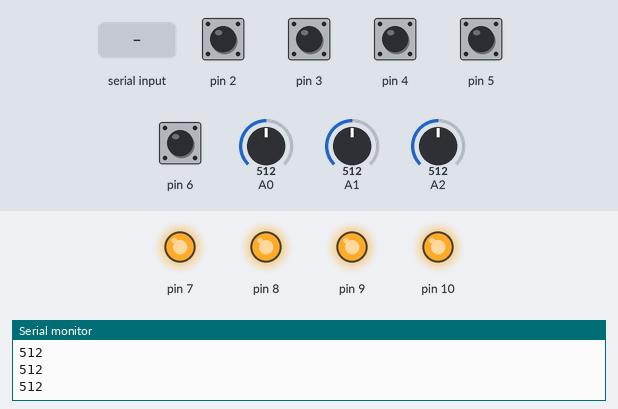
Bench run of a sketch on a simulated Arduino Uno, built with avr-gcc and run on an emulated ATmega328P. On the bench: output pins drawn as LEDs (lit = HIGH), the last lines printed to the serial monitor. The test bench sets the inputs (shaded band); at power-on: pin 2–6 HIGH, A0 = 512, A1 = 512, A2 = 512.

Above: at 1.2 s.
1.3 s: "1\n" received over Serial
4.3 s: "1,90\n" received over Serial
At 5.3 s:
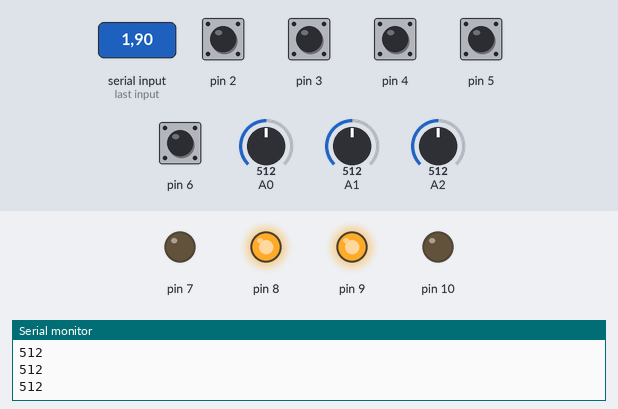
7.3 s: pin 2 pulled LOW for 1 s
At 7.8 s:
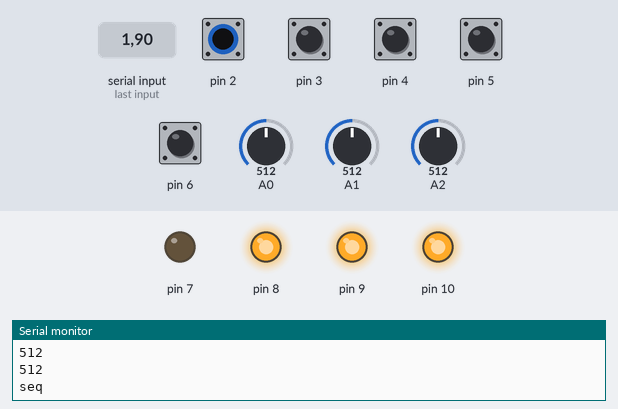
9.8 s: pin 3 pulled LOW for 0.15 s
11.4 s: pin 4 pulled LOW for 1 s
13.9 s: pin 5 pulled LOW for 0.15 s
Timing chart, 0 to 16.5 s (numbered marks = the images above; inputs shaded):
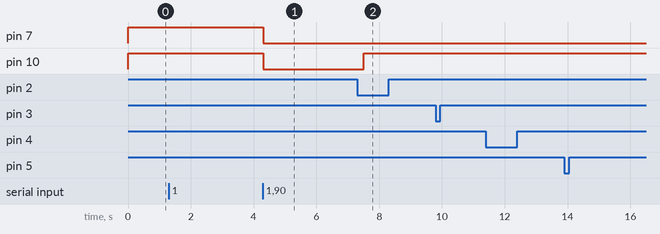

The sketch:

version_1.ino
```cpp
int rcs, sas, abort_seq, solar_panel, throttle;
bool abort_seq_on, bouton_2_on, bouton_3_on, bouton_4_on, bouton_5_on, bouton_6_on;


void setup() {
  pinMode(2, INPUT_PULLUP);
  pinMode(3, INPUT_PULLUP);
  pinMode(4, INPUT_PULLUP);
  pinMode(5, INPUT_PULLUP);
  pinMode(6, INPUT_PULLUP);
  pinMode(7, OUTPUT);
  pinMode(8, OUTPUT);
  pinMode(9, OUTPUT);
  pinMode(10, OUTPUT);
  digitalWrite(7,1);
  digitalWrite(8,1);
  digitalWrite(9,1);
  digitalWrite(10,1);
  Serial.begin(9600);
}

void loop() {
  // Lecture Pin //
  bouton_2_on = !(digitalRead(2));
  bouton_3_on = !(digitalRead(3));
  bouton_4_on = !(digitalRead(4));
  bouton_5_on = !(digitalRead(5));
  bouton_6_on = !(digitalRead(6));

  if (bouton_2_on) {
    Serial.println("seq");
    delay(100);
  }
  else if (bouton_3_on) {
    Serial.println("rcs");
    delay(100);
  }
  else if (bouton_4_on) {
    Serial.println("sas");
    delay(100);
  }
  else if (bouton_5_on) {
    Serial.println("abort");
    delay(100);
  }
  else if (bouton_6_on) {
    Serial.println("solar_panels");
    delay(100);
  }
  else {
    Serial.println("no_action");
    delay(50);
  }
  Serial.println(String(analogRead(0)));
  delay(50);
  Serial.println(String(analogRead(1)));
  delay(50);
  Serial.println(String(analogRead(2)));
  delay(50);
  // Lecture Python //

  while(Serial.available()) {
    rcs = Serial.parseInt();
    Serial.read();
    sas = Serial.parseInt();
    Serial.read();
    abort_seq = Serial.parseInt();
    Serial.read();
    solar_panel = Serial.parseInt();
    Serial.read();

    if (rcs == 0) {
      digitalWrite(7,1);
    }
    else if (rcs == 1) {
      digitalWrite(7,0);
    }
    if (sas == 0) {
      digitalWrite(8,1);
    }
    else if (sas == 1) {
      digitalWrite(8,0);
    }
    if (!abort_seq_on && abort_seq == 1) {
      digitalWrite(9,0);
      abort_seq_on == true;
    }
    if (solar_panel == 0) {
      digitalWrite(10,1);
    }
    else if (solar_panel == 1) {
      digitalWrite(10,0);
    }
  }
}
```

Measured:
- after the input at 4.3 s, pin 10: HIGH → LOW at once
